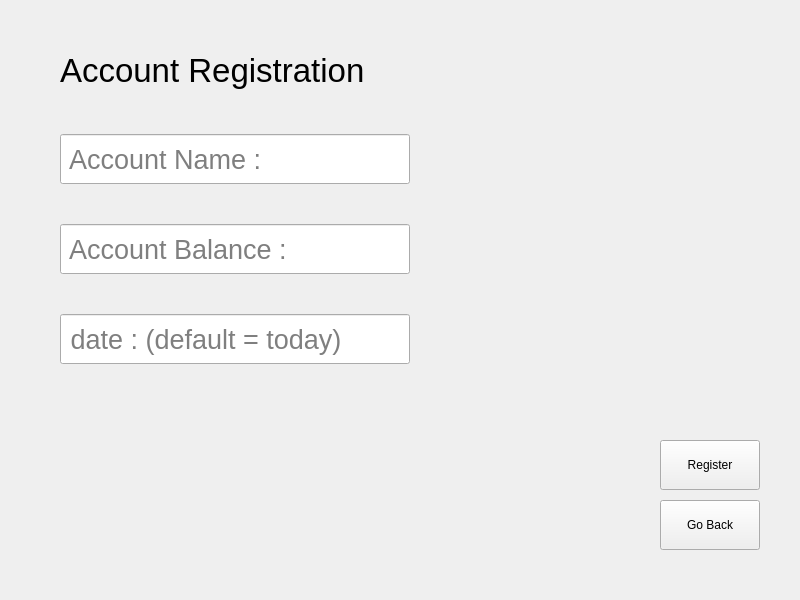
<?xml version="1.0" encoding="UTF-8"?>
<ui version="4.0">
 <class>RegisterScene</class>
 <widget class="QWidget" name="RegisterScene">
  <property name="geometry">
   <rect>
    <x>0</x>
    <y>0</y>
    <width>800</width>
    <height>600</height>
   </rect>
  </property>
  <property name="font">
   <font>
    <family>Arial</family>
   </font>
  </property>
  <property name="windowTitle">
   <string>Form</string>
  </property>
  <widget class="QLabel" name="label">
   <property name="geometry">
    <rect>
     <x>60</x>
     <y>40</y>
     <width>421</width>
     <height>60</height>
    </rect>
   </property>
   <property name="font">
    <font>
     <family>Arial</family>
     <pointsize>25</pointsize>
    </font>
   </property>
   <property name="text">
    <string>Account Registration</string>
   </property>
   <property name="alignment">
    <set>Qt::AlignmentFlag::AlignLeading|Qt::AlignmentFlag::AlignLeft|Qt::AlignmentFlag::AlignVCenter</set>
   </property>
  </widget>
  <widget class="QPushButton" name="goBackButton">
   <property name="geometry">
    <rect>
     <x>660</x>
     <y>500</y>
     <width>100</width>
     <height>50</height>
    </rect>
   </property>
   <property name="text">
    <string>Go Back</string>
   </property>
  </widget>
  <widget class="QWidget" name="verticalLayoutWidget">
   <property name="geometry">
    <rect>
     <x>60</x>
     <y>100</y>
     <width>351</width>
     <height>301</height>
    </rect>
   </property>
   <layout class="QVBoxLayout" name="verticalLayout">
    <item>
     <widget class="QLineEdit" name="accountName">
      <property name="minimumSize">
       <size>
        <width>350</width>
        <height>50</height>
       </size>
      </property>
      <property name="maximumSize">
       <size>
        <width>350</width>
        <height>50</height>
       </size>
      </property>
      <property name="font">
       <font>
        <family>Arial</family>
        <pointsize>20</pointsize>
       </font>
      </property>
      <property name="placeholderText">
       <string> Account Name :</string>
      </property>
     </widget>
    </item>
    <item>
     <widget class="QLineEdit" name="balance">
      <property name="minimumSize">
       <size>
        <width>350</width>
        <height>50</height>
       </size>
      </property>
      <property name="maximumSize">
       <size>
        <width>350</width>
        <height>50</height>
       </size>
      </property>
      <property name="font">
       <font>
        <family>Arial</family>
        <pointsize>20</pointsize>
       </font>
      </property>
      <property name="placeholderText">
       <string> Account Balance :</string>
      </property>
     </widget>
    </item>
    <item>
     <widget class="QLineEdit" name="date">
      <property name="minimumSize">
       <size>
        <width>350</width>
        <height>50</height>
       </size>
      </property>
      <property name="maximumSize">
       <size>
        <width>350</width>
        <height>50</height>
       </size>
      </property>
      <property name="font">
       <font>
        <family>Arial</family>
        <pointsize>20</pointsize>
       </font>
      </property>
      <property name="placeholderText">
       <string> date : (default = today)</string>
      </property>
     </widget>
    </item>
   </layout>
  </widget>
  <widget class="QPushButton" name="registerButton">
   <property name="geometry">
    <rect>
     <x>660</x>
     <y>440</y>
     <width>100</width>
     <height>50</height>
    </rect>
   </property>
   <property name="text">
    <string>Register</string>
   </property>
  </widget>
 </widget>
 <resources/>
 <connections/>
</ui>
